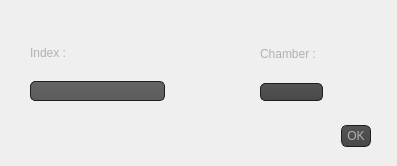
<?xml version="1.0" encoding="UTF-8"?>
<ui version="4.0">
 <class>Addlights</class>
 <widget class="QDialog" name="Addlights">
  <property name="geometry">
   <rect>
    <x>0</x>
    <y>0</y>
    <width>397</width>
    <height>166</height>
   </rect>
  </property>
  <property name="windowTitle">
   <string>Dialog</string>
  </property>
  <property name="styleSheet">
   <string notr="true">QToolTip
{
     border: 1px solid black;
     background-color: #ffa02f;
     padding: 1px;
     border-radius: 3px;
     opacity: 100;
}

QWidget
{
    color: #b1b1b1;
  
}

QWidget:item:hover
{
    background-color: QLinearGradient( x1: 0, y1: 0, x2: 0, y2: 1, stop: 0 #ffa02f, stop: 1 #ca0619);
    color: #000000;
}

QWidget:item:selected
{
    background-color: QLinearGradient( x1: 0, y1: 0, x2: 0, y2: 1, stop: 0 #ffa02f, stop: 1 #d7801a);
}

QMenuBar::item
{
    background: transparent;
}

QMenuBar::item:selected
{
    background: transparent;
    border: 1px solid #ffaa00;
}

QMenuBar::item:pressed
{
    background: #444;
    border: 1px solid #000;
    background-color: QLinearGradient(
        x1:0, y1:0,
        x2:0, y2:1,
        stop:1 #212121,
        stop:0.4 #343434/*,
        stop:0.2 #343434,
        stop:0.1 #ffaa00*/
    );
    margin-bottom:-1px;
    padding-bottom:1px;
}

QMenu
{
    border: 1px solid #000;
}

QMenu::item
{
    padding: 2px 20px 2px 20px;
}

QMenu::item:selected
{
    color: #000000;
}

QWidget:disabled
{
    color: #404040;
    background-color: #323232;
}

QAbstractItemView
{
    background-color: QLinearGradient( x1: 0, y1: 0, x2: 0, y2: 1, stop: 0 #4d4d4d, stop: 0.1 #646464, stop: 1 #5d5d5d);
}

QWidget:focus
{
    /*border: 2px solid QLinearGradient( x1: 0, y1: 0, x2: 0, y2: 1, stop: 0 #ffa02f, stop: 1 #d7801a);*/
}

QLineEdit
{
    background-color: QLinearGradient( x1: 0, y1: 0, x2: 0, y2: 1, stop: 0 #4d4d4d, stop: 0 #646464, stop: 1 #5d5d5d);
    padding: 1px;
    border-style: solid;
    border: 1px solid #1e1e1e;
    border-radius: 5;
}

QPushButton
{
    color: #b1b1b1;
    background-color: QLinearGradient( x1: 0, y1: 0, x2: 0, y2: 1, stop: 0 #565656, stop: 0.1 #525252, stop: 0.5 #4e4e4e, stop: 0.9 #4a4a4a, stop: 1 #464646);
    border-width: 1px;
    border-color: #1e1e1e;
    border-style: solid;
    border-radius: 6;
    padding: 3px;
    font-size: 12px;
    padding-left: 5px;
    padding-right: 5px;
}

QPushButton:pressed
{
    background-color: QLinearGradient( x1: 0, y1: 0, x2: 0, y2: 1, stop: 0 #2d2d2d, stop: 0.1 #2b2b2b, stop: 0.5 #292929, stop: 0.9 #282828, stop: 1 #252525);
}

QComboBox
{
    selection-background-color: #ffaa00;
    background-color: QLinearGradient( x1: 0, y1: 0, x2: 0, y2: 1, stop: 0 #565656, stop: 0.1 #525252, stop: 0.5 #4e4e4e, stop: 0.9 #4a4a4a, stop: 1 #464646);
    border-style: solid;
    border: 1px solid #1e1e1e;
    border-radius: 5;
}

QComboBox:hover,QPushButton:hover
{
    border: 2px solid QLinearGradient( x1: 0, y1: 0, x2: 0, y2: 1, stop: 0 #ffa02f, stop: 1 #d7801a);
}


QComboBox:on
{
    padding-top: 3px;
    padding-left: 4px;
    background-color: QLinearGradient( x1: 0, y1: 0, x2: 0, y2: 1, stop: 0 #2d2d2d, stop: 0.1 #2b2b2b, stop: 0.5 #292929, stop: 0.9 #282828, stop: 1 #252525);
    selection-background-color: #ffaa00;
}

QComboBox QAbstractItemView
{
    border: 2px solid darkgray;
    selection-background-color: QLinearGradient( x1: 0, y1: 0, x2: 0, y2: 1, stop: 0 #ffa02f, stop: 1 #d7801a);
}

QComboBox::drop-down
{
     subcontrol-origin: padding;
     subcontrol-position: top right;
     width: 15px;

     border-left-width: 0px;
     border-left-color: darkgray;
     border-left-style: solid; /* just a single line */
     border-top-right-radius: 3px; /* same radius as the QComboBox */
     border-bottom-right-radius: 3px;
 }

QComboBox::down-arrow
{
     image: url(:/down_arrow.png);
}

QGroupBox:focus
{
border: 2px solid QLinearGradient( x1: 0, y1: 0, x2: 0, y2: 1, stop: 0 #ffa02f, stop: 1 #d7801a);
}

QTextEdit:focus
{
    border: 2px solid QLinearGradient( x1: 0, y1: 0, x2: 0, y2: 1, stop: 0 #ffa02f, stop: 1 #d7801a);
}

QScrollBar:horizontal {
     border: 1px solid #222222;
     background: QLinearGradient( x1: 0, y1: 0, x2: 0, y2: 1, stop: 0.0 #121212, stop: 0.2 #282828, stop: 1 #484848);
     height: 7px;
     margin: 0px 16px 0 16px;
}

QScrollBar::handle:horizontal
{
      background: QLinearGradient( x1: 0, y1: 0, x2: 1, y2: 0, stop: 0 #ffa02f, stop: 0.5 #d7801a, stop: 1 #ffa02f);
      min-height: 20px;
      border-radius: 2px;
}

QScrollBar::add-line:horizontal {
      border: 1px solid #1b1b19;
      border-radius: 2px;
      background: QLinearGradient( x1: 0, y1: 0, x2: 1, y2: 0, stop: 0 #ffa02f, stop: 1 #d7801a);
      width: 14px;
      subcontrol-position: right;
      subcontrol-origin: margin;
}

QScrollBar::sub-line:horizontal {
      border: 1px solid #1b1b19;
      border-radius: 2px;
      background: QLinearGradient( x1: 0, y1: 0, x2: 1, y2: 0, stop: 0 #ffa02f, stop: 1 #d7801a);
      width: 14px;
     subcontrol-position: left;
     subcontrol-origin: margin;
}

QScrollBar::right-arrow:horizontal, QScrollBar::left-arrow:horizontal
{
      border: 1px solid black;
      width: 1px;
      height: 1px;
      background: white;
}

QScrollBar::add-page:horizontal, QScrollBar::sub-page:horizontal
{
      background: none;
}

QScrollBar:vertical
{
      background: QLinearGradient( x1: 0, y1: 0, x2: 1, y2: 0, stop: 0.0 #121212, stop: 0.2 #282828, stop: 1 #484848);
      width: 7px;
      margin: 16px 0 16px 0;
      border: 1px solid #222222;
}

QScrollBar::handle:vertical
{
      background: QLinearGradient( x1: 0, y1: 0, x2: 0, y2: 1, stop: 0 #ffa02f, stop: 0.5 #d7801a, stop: 1 #ffa02f);
      min-height: 20px;
      border-radius: 2px;
}

QScrollBar::add-line:vertical
{
      border: 1px solid #1b1b19;
      border-radius: 2px;
      background: QLinearGradient( x1: 0, y1: 0, x2: 0, y2: 1, stop: 0 #ffa02f, stop: 1 #d7801a);
      height: 14px;
      subcontrol-position: bottom;
      subcontrol-origin: margin;
}

QScrollBar::sub-line:vertical
{
      border: 1px solid #1b1b19;
      border-radius: 2px;
      background: QLinearGradient( x1: 0, y1: 0, x2: 0, y2: 1, stop: 0 #d7801a, stop: 1 #ffa02f);
      height: 14px;
      subcontrol-position: top;
      subcontrol-origin: margin;
}

QScrollBar::up-arrow:vertical, QScrollBar::down-arrow:vertical
{
      border: 1px solid black;
      width: 1px;
      height: 1px;
      background: white;
}


QScrollBar::add-page:vertical, QScrollBar::sub-page:vertical
{
      background: none;
}

QTextEdit
{
    background-color: #242424;
}

QPlainTextEdit
{
    background-color: #242424;
}

QHeaderView::section
{
    background-color: QLinearGradient(x1:0, y1:0, x2:0, y2:1, stop:0 #616161, stop: 0.5 #505050, stop: 0.6 #434343, stop:1 #656565);
    color: white;
    padding-left: 4px;
    border: 1px solid #6c6c6c;
}

QCheckBox:disabled
{
color: #414141;
}

QDockWidget::title
{
    text-align: center;
    spacing: 3px; /* spacing between items in the tool bar */
    background-color: QLinearGradient(x1:0, y1:0, x2:0, y2:1, stop:0 #323232, stop: 0.5 #242424, stop:1 #323232);
}

QDockWidget::close-button, QDockWidget::float-button
{
    text-align: center;
    spacing: 1px; /* spacing between items in the tool bar */
    background-color: QLinearGradient(x1:0, y1:0, x2:0, y2:1, stop:0 #323232, stop: 0.5 #242424, stop:1 #323232);
}

QDockWidget::close-button:hover, QDockWidget::float-button:hover
{
    background: #242424;
}

QDockWidget::close-button:pressed, QDockWidget::float-button:pressed
{
    padding: 1px -1px -1px 1px;
}

QMainWindow::separator
{
    background-color: QLinearGradient(x1:0, y1:0, x2:0, y2:1, stop:0 #161616, stop: 0.5 #151515, stop: 0.6 #212121, stop:1 #343434);
    color: white;
    padding-left: 4px;
    border: 1px solid #4c4c4c;
    spacing: 3px; /* spacing between items in the tool bar */
}

QMainWindow::separator:hover
{

    background-color: QLinearGradient(x1:0, y1:0, x2:0, y2:1, stop:0 #d7801a, stop:0.5 #b56c17 stop:1 #ffa02f);
    color: white;
    padding-left: 4px;
    border: 1px solid #6c6c6c;
    spacing: 3px; /* spacing between items in the tool bar */
}

QToolBar::handle
{
     spacing: 3px; /* spacing between items in the tool bar */
     background: url(:/images/handle.png);
}

QMenu::separator
{
    height: 2px;
    background-color: QLinearGradient(x1:0, y1:0, x2:0, y2:1, stop:0 #161616, stop: 0.5 #151515, stop: 0.6 #212121, stop:1 #343434);
    color: white;
    padding-left: 4px;
    margin-left: 10px;
    margin-right: 5px;
}

QProgressBar
{
    border: 2px solid grey;
    border-radius: 5px;
    text-align: center;
}

QProgressBar::chunk
{
    background-color: #d7801a;
    width: 2.15px;
    margin: 0.5px;
}

QTabBar::tab {
    color: #b1b1b1;
    border: 1px solid #444;
    border-bottom-style: none;
    background-color: #323232;
    padding-left: 10px;
    padding-right: 10px;
    padding-top: 3px;
    padding-bottom: 2px;
    margin-right: -1px;
}

QTabWidget::pane {
    border: 1px solid #444;
    top: 1px;
}

QTabBar::tab:last
{
    margin-right: 0; /* the last selected tab has nothing to overlap with on the right */
    border-top-right-radius: 3px;
}

QTabBar::tab:first:!selected
{
 margin-left: 0px; /* the last selected tab has nothing to overlap with on the right */


    border-top-left-radius: 3px;
}

QTabBar::tab:!selected
{
    color: #b1b1b1;
    border-bottom-style: solid;
    margin-top: 3px;
    background-color: QLinearGradient(x1:0, y1:0, x2:0, y2:1, stop:1 #212121, stop:.4 #343434);
}

QTabBar::tab:selected
{
    border-top-left-radius: 3px;
    border-top-right-radius: 3px;
    margin-bottom: 0px;
}

QTabBar::tab:!selected:hover
{
    /*border-top: 2px solid #ffaa00;
    padding-bottom: 3px;*/
    border-top-left-radius: 3px;
    border-top-right-radius: 3px;
    background-color: QLinearGradient(x1:0, y1:0, x2:0, y2:1, stop:1 #212121, stop:0.4 #343434, stop:0.2 #343434, stop:0.1 #ffaa00);
}

QRadioButton::indicator:checked, QRadioButton::indicator:unchecked{
    color: #b1b1b1;
    background-color: #323232;
    border: 1px solid #b1b1b1;
    border-radius: 6px;
}

QRadioButton::indicator:checked
{
    background-color: qradialgradient(
        cx: 0.5, cy: 0.5,
        fx: 0.5, fy: 0.5,
        radius: 1.0,
        stop: 0.25 #ffaa00,
        stop: 0.3 #323232
    );
}

QCheckBox::indicator{
    color: #b1b1b1;
    background-color: #323232;
    border: 1px solid #b1b1b1;
    width: 9px;
    height: 9px;
}

QRadioButton::indicator
{
    border-radius: 6px;
}

QRadioButton::indicator:hover, QCheckBox::indicator:hover
{
    border: 1px solid #ffaa00;
}

QCheckBox::indicator:checked
{
    image:url(:/images/checkbox.png);
}

QCheckBox::indicator:disabled, QRadioButton::indicator:disabled
{
    border: 1px solid #444;
}</string>
  </property>
  <widget class="QDialogButtonBox" name="buttonBox">
   <property name="geometry">
    <rect>
     <x>30</x>
     <y>120</y>
     <width>341</width>
     <height>32</height>
    </rect>
   </property>
   <property name="orientation">
    <enum>Qt::Horizontal</enum>
   </property>
   <property name="standardButtons">
    <set>QDialogButtonBox::Ok</set>
   </property>
  </widget>
  <widget class="QWidget" name="layoutWidget">
   <property name="geometry">
    <rect>
     <x>30</x>
     <y>30</y>
     <width>135</width>
     <height>71</height>
    </rect>
   </property>
   <layout class="QVBoxLayout" name="verticalLayout">
    <item>
     <widget class="QLabel" name="label">
      <property name="text">
       <string>Index : </string>
      </property>
     </widget>
    </item>
    <item>
     <widget class="QLineEdit" name="lineEdit"/>
    </item>
   </layout>
  </widget>
  <widget class="QWidget" name="">
   <property name="geometry">
    <rect>
     <x>260</x>
     <y>30</y>
     <width>63</width>
     <height>71</height>
    </rect>
   </property>
   <layout class="QVBoxLayout" name="verticalLayout_2">
    <item>
     <widget class="QLabel" name="label_2">
      <property name="text">
       <string>Chamber :</string>
      </property>
     </widget>
    </item>
    <item>
     <widget class="QComboBox" name="comboBox"/>
    </item>
   </layout>
  </widget>
 </widget>
 <resources/>
 <connections>
  <connection>
   <sender>buttonBox</sender>
   <signal>accepted()</signal>
   <receiver>Addlights</receiver>
   <slot>accept()</slot>
   <hints>
    <hint type="sourcelabel">
     <x>248</x>
     <y>254</y>
    </hint>
    <hint type="destinationlabel">
     <x>157</x>
     <y>274</y>
    </hint>
   </hints>
  </connection>
  <connection>
   <sender>buttonBox</sender>
   <signal>rejected()</signal>
   <receiver>Addlights</receiver>
   <slot>reject()</slot>
   <hints>
    <hint type="sourcelabel">
     <x>316</x>
     <y>260</y>
    </hint>
    <hint type="destinationlabel">
     <x>286</x>
     <y>274</y>
    </hint>
   </hints>
  </connection>
 </connections>
</ui>
